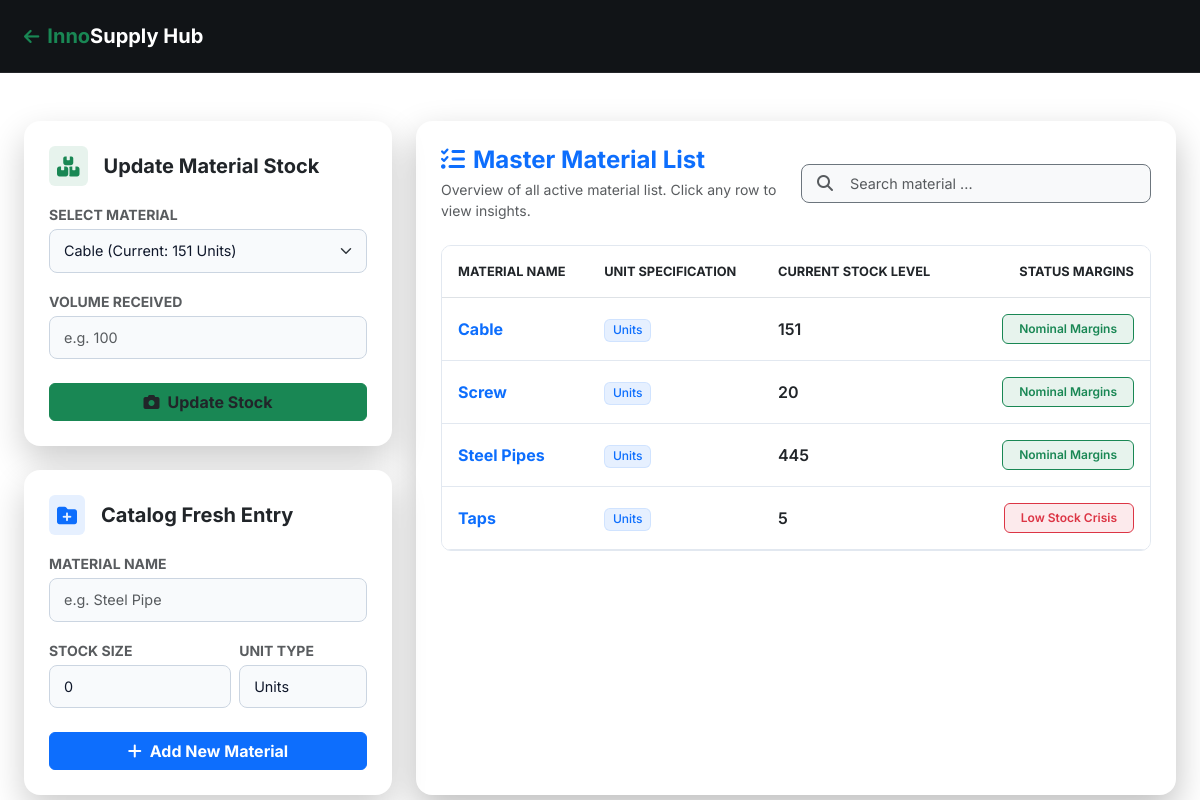
Screenshot of /update-stock/ (signed in) with the database file from the repository.
### erp/models.py (models this page shows, shortened)
class Material(models.Model):
    name = models.CharField(max_length=200)
    current_stock = models.IntegerField(default=0)
    unit = models.CharField(max_length=50, default="Units")

### erp/views.py (the view, shortened to what this page needs)
# urls.py: path('update-stock/', views.update_stock, name='update_stock'),
@login_required(login_url='login')
def update_stock(request):
    materials = Material.objects.all().order_by('name')
    return render(request, 'erp/update_stock.html', {'materials': materials})

### erp/templates/erp/update_stock.html (shortened to what this page needs)
<!DOCTYPE html>
<html lang="en">
<head>
    <link href="https://cdn.jsdelivr.net/npm/bootstrap@5.3.0/dist/css/bootstrap.min.css" rel="stylesheet">
    <link rel="stylesheet" href="https://cdnjs.cloudflare.com/ajax/libs/font-awesome/6.4.0/css/all.min.css">
</head>
<body>
<nav class="navbar navbar-dark bg-dark mb-5 py-3">
    <div class="container-fluid px-4">
        <a class="navbar-brand fw-bold" href="/">
            <i class="fa-solid fa-arrow-left me-2 small text-success"></i><span class="text-success">Inno</span>Supply Hub
        </a>
    </div>
</nav>
<div class="container-fluid px-4">
    <div class="row g-4 mb-5">
        <div class="col-xl-4 col-lg-5">
            <div class="card custom-card p-4 mb-4">
                <div class="d-flex align-items-center mb-3">
                    <div class="bg-success bg-opacity-10 text-success rounded p-2 me-3">
                        <i class="fa-solid fa-boxes-stacked fa-lg"></i>
                    </div>
                    <h5 class="fw-bold m-0 text-dark">Update Material Stock</h5>
                </div>
                <form method="POST">
                    <div class="mb-3">
                        <label class="form-label small fw-bold text-muted text-uppercase mb-1">Select Material</label>
                        <select name="material_id" class="form-select" required>
                            {% for item in materials %}
                            <option value="{{ item.id }}">{{ item.name }} (Current: {{ item.current_stock }} {{ item.unit }})</option>
                            {% endfor %}
                        </select>
                    </div>
                    <div class="mb-4">
                        <label class="form-label small fw-bold text-muted text-uppercase mb-1">Volume Received</label>
                        <input type="number" name="new_quantity" class="form-control" placeholder="e.g. 100" min="1" required>
                    </div>
                    <button type="submit" class="btn btn-success fw-bold text-dark w-100 py-2.5">
                        <i class="fa-solid fa-camera me-2"></i>Update Stock
                    </button>
                </form>
            </div>
            <div class="card custom-card p-4">
                <div class="d-flex align-items-center mb-3">
                    <div class="bg-primary bg-opacity-10 text-primary rounded p-2 me-3">
                        <i class="fa-solid fa-folder-plus fa-lg"></i>
                    </div>
                    <h5 class="fw-bold m-0 text-dark">Catalog Fresh Entry</h5>
                </div>
                <form method="POST">
                    <div class="mb-3">
                        <label class="form-label small fw-bold text-muted text-uppercase mb-1">Material Name</label>
                        <input type="text" name="material_name" class="form-control" placeholder="e.g. Steel Pipe" required>
                    </div>
                    <div class="row g-2 mb-4">
                        <div class="col-7">
                            <label class="form-label small fw-bold text-muted text-uppercase mb-1">Stock Size</label>
                            <input type="number" name="initial_stock" class="form-control" value="0" min="0">
                        </div>
                        <div class="col-5">
                            <label class="form-label small fw-bold text-muted text-uppercase mb-1">Unit Type</label>
                            <input type="text" name="unit_type" class="form-control" value="Units" placeholder="e.g. Kg, Mtr">
                        </div>
                    </div>
                    <button type="submit" class="btn btn-primary fw-bold w-100 py-2.5">
                        <i class="fa-solid fa-plus me-2"></i>Add New Material
                    </button>
                </form>
            </div>
        </div>
        <div class="col-xl-8 col-lg-7">
            <div class="directory-panel p-4 h-100">
                <div class="d-flex flex-column flex-md-row justify-content-between align-items-md-center gap-3 mb-4">
                    <div>
                        <h4 class="fw-bold text-primary m-0"><i class="fa-solid fa-list-check text-primary me-2"></i>Master Material List</h4>
                        <p class="text-muted small m-0 mt-1">Overview of all active material list. Click any row to view insights.</p>
                    </div>
                    <div class="position-relative style-search" style="max-width: 350px; width: 100%;">
                        <i class="fa-solid fa-magnifying-glass position-absolute top-50 start-0 translate-middle-y text-muted ms-3"></i>
                        <input type="text" id="directorySearch" class="form-control bg-light border-secondary border-opacity-40 text-dark w-100 ps-5 py-2" placeholder="Search material ...">
                    </div>
                </div>
                <div class="table-responsive" style="border-radius: 10px; border: 1px solid #e2e8f0; overflow: hidden;">
                    <table class="table table-hover align-middle mb-0 text-dark">
                        <thead>
                            <tr class="text-secondary border-bottom" style="font-size: 0.8rem; background-color: #f1f5f9; font-weight: 700;">
                                <th class="py-3 ps-3">MATERIAL NAME</th>
                                <th class="py-3">UNIT SPECIFICATION</th>
                                <th class="py-3">CURRENT STOCK LEVEL</th>
                                <th class="py-3 text-end pe-3">STATUS MARGINS</th>
                            </tr>
                        </thead>
                        <tbody id="directoryTableBody">
                            {% for item in materials %}
                            <tr class="clickable-row border-bottom border-light"
                                data-bs-toggle="modal"
                                data-bs-target="#materialDetailModal"
                                data-name="{{ item.name }}"
                                data-id="{{ item.id }}"
                                data-stock="{{ item.current_stock }}"
                                data-unit="{{ item.unit }}">
                                <td class="py-3 ps-3 fw-bold text-primary target-name">{{ item.name }}</td>
                                <td class="py-3"><span class="badge bg-primary bg-opacity-10 text-primary px-2.5 py-1.5 border border-primary border-opacity-10 fw-medium">{{ item.unit }}</span></td>
                                <td class="py-3 fw-semibold text-dark">{{ item.current_stock }}</td>
                                <td class="py-3 text-end pe-3">
                                    {% if item.current_stock < 20 %}
                                        <span class="badge bg-danger bg-opacity-10 text-danger border border-danger border-opacity-20 px-3 py-2 fw-semibold">Low Stock Crisis</span>
                                    {% else %}
                                        <span class="badge bg-success bg-opacity-10 text-success border border-success border-opacity-20 px-3 py-2 fw-semibold">Nominal Margins</span>
                                    {% endif %}
                                </td>
                            </tr>
                            {% empty %}
                            <tr>
                                <td colspan="4" class="text-center py-5 text-muted small"><i class="fa-solid fa-box-open d-block fa-2x mb-2 opacity-40"></i>No validated material variants located inside schema models.</td>
                            </tr>
                            {% endfor %}
                        </tbody>
                    </table>
                </div>
            </div>
        </div>
    </div>
</div>
</body>
</html>

### erp/templates/erp/update_stock.html (style rules this page uses)
body { font-family: 'Inter', sans-serif; background: radial-gradient(circle at top middle, #1c232b, #0f1319); min-height: 100vh; }
.navbar { background-color: #111417 !important; border-bottom: 1px solid rgba(255, 255, 255, 0.08); }
.custom-card { border: 1px solid rgba(255, 255, 255, 0.06); border-radius: 16px; background-color: #ffffff; color: #1e293b; box-shadow: 0 15px 35px rgba(0, 0, 0, 0.2); }
.directory-panel { background-color: #ffffff; border: 1px solid rgba(255, 255, 255, 0.1); border-radius: 16px; box-shadow: 0 15px 35px rgba(0, 0, 0, 0.25); color: #0f172a; }
.clickable-row { cursor: pointer; transition: all 0.2s ease-in-out; }
.table td { border-bottom: 1px solid #e2e8f0 !important; }
.form-control, .form-select { border: 1px solid #cbd5e1; background-color: #f8fafc; color: #0f172a; border-radius: 8px; padding: 10px 14px; font-size: 0.9rem; transition: all 0.2s; }

### rows the page displays
Material: name "Cable", unit "Units", current_stock "151", shows "Nominal Margins"
Material: name "Screw", unit "Units", current_stock "20", shows "Nominal Margins"
Material: name "Steel Pipes", unit "Units", current_stock "445", shows "Nominal Margins"
Material: name "Taps", unit "Units", current_stock "5", shows "Low Stock Crisis"

### other values shown
form field material_id "Cable (Current: 151 Units)"
